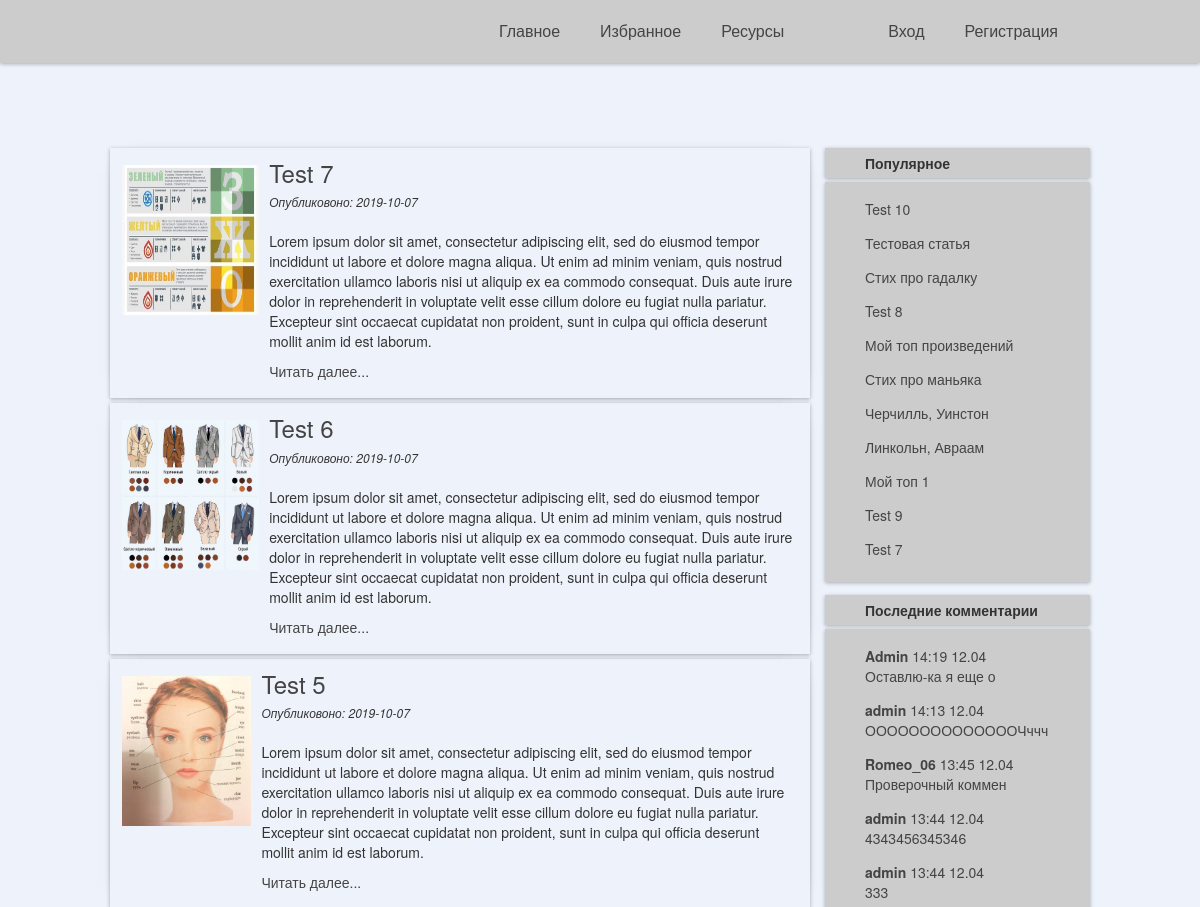
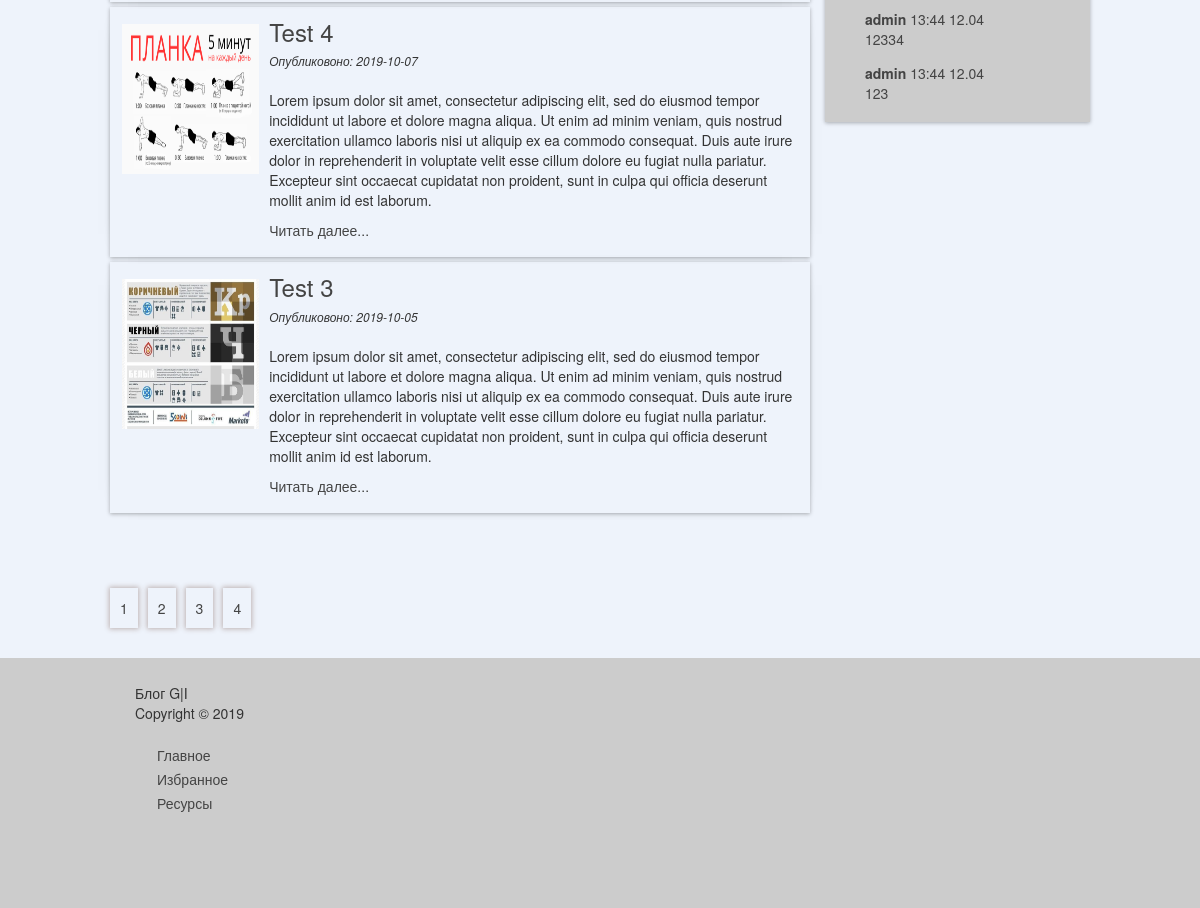
The app's page /index.php?page=2 with its own data (2 pictures, top to bottom).
### tables this page shows
CREATE TABLE `articles` (
  `id` int(11) NOT NULL,
  `title` varchar(256) NOT NULL,
  `content` text NOT NULL,
  `data` date NOT NULL,
  `image` text NOT NULL,
  `views` int(124) NOT NULL
);

CREATE TABLE `comment` (
  `id_comments` int(11) NOT NULL,
  `id_article` int(11) NOT NULL,
  `user` varchar(255) NOT NULL,
  `comment_time` int(11) NOT NULL,
  `comment_text` text NOT NULL
);

### views/aside.php (the view, shortened to what this page needs)
<aside class="interesting">
<div class="block_name"> <b> Популярное </b></div>
<div class="block_body">
  <ul class="menu_aside">
    <?php foreach($show_title as $value): ?>
    <li class="list_aside"><a class="link_aside" href="article.php?id=<?=$value['id']?>"><?=$value['title']?></a></li>
    <?php endforeach ?>
  </ul>
</div>
</aside>
<aside class="last_comments">
<div class="block_name"> <b> Последние комментарии </b></div>
<div class="block_body">
  <ul class="menu_aside">
    <?php
    foreach($show_last_comment as $a): ?>
    <li class="list_aside"><a class="link_aside" href="article.php?id=<?=$a['id_article']?>">
      <b><?=$a['user']?></b>
      <?=date("H:i", $a['comment_time'])?>
      <?=date("d.m", $a['comment_time'])?> <br />
      <?=article_intro($a['comment_text'], 18)?>
    </a></li>
    <?php endforeach ?>
  </ul>
</div>
</aside>

### views/articles.php (shortened to what this page needs)
<!DOCTYPE html>
<html lang="ru">
<head>
  <link rel="stylesheet" href="https://maxcdn.bootstrapcdn.com/bootstrap/3.3.6/css/bootstrap.min.css">
  <link rel="stylesheet" type="text/css" href="/views/css/style.css">
</head>
<body>
<header>
  <?php include "header.php"; ?>
</header>
<main>
<section class="quote">
  <div class="blockquote">
  </div>
</section>
<section class="wrapper">
  <section class="section_article">
   <?php foreach($articles as $a): ?>
    <article class="articles_all">
      <img class="articles_img" src="../files/<?=$a['image']?>" alt="">
      <div class="articles--cont">
        <h3><a href="article.php?id=<?=$a['id']?>"><?=$a['title']?></a></h3>
        <em>Опубликовоно: <?=$a['data']?></em> <br /><br />
        <p><?=article_intro($a['content'], 500)?></p>
        <p><a href="article.php?id=<?=$a['id']?>">Читать далее...</a></p>
      </div>
    </article>
    <?php endforeach ?>
  </section>
  <?php include "aside.php"; ?>
</section>
<div class="pagination">
</div>
</main>
<footer>
 <?php include "footer.php" ?>
</footer>
</body>
</html>

### views/css/style.css (style rules this page uses)
html { height: 100%; }
body { padding: 0; margin: 0; background: #eef3fb no-repeat top center fixed; font-size: 14px; display: flex; flex-direction: column; height: 100%; }
h3 { margin-top: 5px; margin-bottom: 5px; }
a { color: #444; }
header { width: 100%; background: #ccc; color: white; box-shadow: 0 1px 4px rgba(0, 0, 0, .3); }
main { flex: 1 0 auto; width: 980px; min-height: 80%; display: flex; margin: 0px auto; flex-direction: column; }
section.quote { width: 980px; margin: 15px 0 0 0; display: flex; align-items: center; justify-content: center; }
.blockquote { font-size: 18px; padding: 10px 20px; font-family: Trattatello, fantasy, sans-serif; }
.wrapper { margin-top: 50px; width: 980px; padding-bottom: 50px; }
section .section_article { width: 700px; min-height: 500px; float: left; }
.articles_all { padding: 1%; margin-bottom: 5px; box-shadow: 0 0 5px 1px #bdb2b2; box-shadow: 0 1px 4px rgba(0, 0, 0, .3), -5px 0 20px -23px rgba(0, 0, 0, .8), 5px 0 20px -23px rgba(0, 0, 0, .8); display: flex; flex-direction: row; box-sizing: border-box; }
.articles_img { max-width: 20%; max-height: 150px; margin: 10px 5px 5px 5px; }
.articles--cont { margin-left: 5px; }
.articles--cont em { font-size: 12px; }
.articles--cont p { text-align: left; margin-right: 8px; }
aside { width: 265px; height: 432px; margin: 0 0 0px 15px; float: right; box-sizing: border-box; }
aside.last_comments { margin: 15px 0 0 0; }
.block_name { padding: 5px 0 5px 40px; box-shadow: 0 1px 4px rgba(0, 0, 0, .3); background: #ccc; margin-bottom: 4px; }
.block_body { height: 400px; width: 100%; padding: 5px 0; background: #ccc; box-shadow: 0 1px 4px rgba(0, 0, 0, .3); }
.menu_aside { margin: 5px 0px; max-width: 100%; box-sizing: border-box; }
.list_aside { list-style: none; padding: 2px 0; display: block; }
.link_aside { padding: 5px 0; display: block; }
footer { flex: 0 0 auto; width: 100%; height: 250px; padding: 0 1%; background: #ccc; }

### records on screen
articles: image (picture), title "Test 7", data "2019-10-07", content "Lorem ipsum dolor sit amet, consectetur adipiscing elit, sed do eiusmod tempor incididunt ut labore et dolore magna aliqua. Ut enim ad minim veniam, quis nostrud exercitation ullamco laboris nisi ut aliquip ex ea commodo consequat. Duis aute irure dolor in reprehenderit in voluptate velit esse cillum dolore eu fugiat nulla pariatur. Excepteur sint occaecat cupidatat non proident, sunt in culpa qui officia deserunt mollit anim id est laborum."
articles: image (picture), title "Test 6", data "2019-10-07", content "Lorem ipsum dolor sit amet, consectetur adipiscing elit, sed do eiusmod tempor incididunt ut labore et dolore magna aliqua. Ut enim ad minim veniam, quis nostrud exercitation ullamco laboris nisi ut aliquip ex ea commodo consequat. Duis aute irure dolor in reprehenderit in voluptate velit esse cillum dolore eu fugiat nulla pariatur. Excepteur sint occaecat cupidatat non proident, sunt in culpa qui officia deserunt mollit anim id est laborum."
articles: image (picture), title "Test 5", data "2019-10-07", content "Lorem ipsum dolor sit amet, consectetur adipiscing elit, sed do eiusmod tempor incididunt ut labore et dolore magna aliqua. Ut enim ad minim veniam, quis nostrud exercitation ullamco laboris nisi ut aliquip ex ea commodo consequat. Duis aute irure dolor in reprehenderit in voluptate velit esse cillum dolore eu fugiat nulla pariatur. Excepteur sint occaecat cupidatat non proident, sunt in culpa qui officia deserunt mollit anim id est laborum."
articles: image (picture), title "Test 4", data "2019-10-07", content "Lorem ipsum dolor sit amet, consectetur adipiscing elit, sed do eiusmod tempor incididunt ut labore et dolore magna aliqua. Ut enim ad minim veniam, quis nostrud exercitation ullamco laboris nisi ut aliquip ex ea commodo consequat. Duis aute irure dolor in reprehenderit in voluptate velit esse cillum dolore eu fugiat nulla pariatur. Excepteur sint occaecat cupidatat non proident, sunt in culpa qui officia deserunt mollit anim id est laborum."
articles: image (picture), title "Test 3", data "2019-10-05", content "Lorem ipsum dolor sit amet, consectetur adipiscing elit, sed do eiusmod tempor incididunt ut labore et dolore magna aliqua. Ut enim ad minim veniam, quis nostrud exercitation ullamco laboris nisi ut aliquip ex ea commodo consequat. Duis aute irure dolor in reprehenderit in voluptate velit esse cillum dolore eu fugiat nulla pariatur. Excepteur sint occaecat cupidatat non proident, sunt in culpa qui officia deserunt mollit anim id est laborum."
articles: title "Test 10"
articles: title "Тестовая статья"
articles: title "Стих про гадалку"
articles: title "Test 8"
articles: title "Мой топ произведений"
articles: title "Стих про маньяка"
articles: title "Черчилль, Уинстон"
articles: title "Линкольн, Авраам"
articles: title "Мой топ 1"
articles: title "Test 9"
comment: user "Admin", comment_time "14:19", comment_time "12.04", comment_text "Оставлю-ка я еще о"
comment: user "admin", comment_time "14:13", comment_time "12.04", comment_text "ООООООООООООООЧччч"
comment: user "Romeo_06", comment_time "13:45", comment_time "12.04", comment_text "Проверочный коммен"
comment: user "admin", comment_time "13:44", comment_time "12.04", comment_text "4343456345346"
comment: user "admin", comment_time "13:44", comment_time "12.04", comment_text "333"
comment: user "admin", comment_time "13:44", comment_time "12.04", comment_text "12334"
comment: user "admin", comment_time "13:44", comment_time "12.04", comment_text "123"
